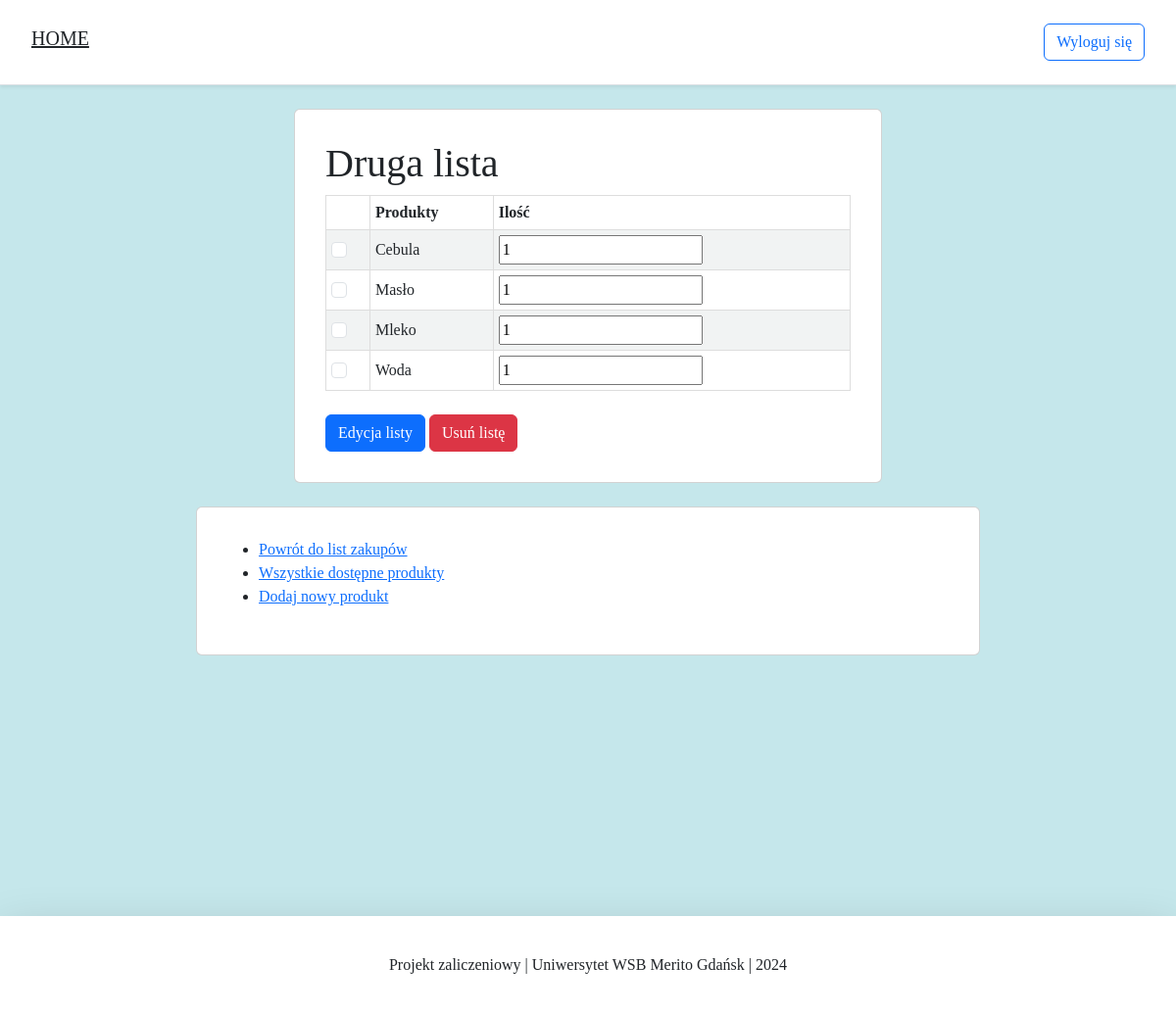
The app's page /2 (signed in) with its own data.
### products/models.py (models this page shows, shortened)
class ShoppingLists(models.Model):
    lists_name = models.CharField(max_length=30, verbose_name="Nazwa listy")
    products = models.ManyToManyField(Products, verbose_name="Produkty")
    class Meta:
        verbose_name_plural = "Listy zakupów"

class Products(models.Model):
    product_name = models.CharField(max_length=30, verbose_name="Nazwa produktu")
    class Meta:
        verbose_name_plural = "Produkty"

### products/views.py (the view)
# urls.py: path('<int:pk>', ShoppingListDetails.as_view(), name='details'),
class ShoppingListDetails(DetailView):
    model = ShoppingLists
    template_name = "list_details.html"
    def get_context_data(self, **kwargs):
        context = super().get_context_data(**kwargs)
        context['products_list'] = Products.objects.filter(shoppinglists=self.object.id).order_by("product_name")
        return context

### products/templates/list_details.html (shortened to what this page needs)
{% extends 'base.html' %}
{% load static %}
{% block content %}
<body>
<div class="container">
    <div class="row justify-content-center">
        <div class="card card-main">
            <div class="card-body">
                <h1> {{ shoppinglists.lists_name }} </h1>
                <table>
                    <tr>
                        <th> </th>
                        <th>Produkty</th>
                        <th>Ilość</th>
                    </tr>
                    {% for product in products_list %}
                    <tr>
                        <td>
                            <div>
                              <input class="form-check-input" type="checkbox" id="checkboxNoLabel" value=""
                                     aria-label="...">
                            </div>
                        </td>
                        <td>{{ product.product_name }}</td>
                        <td>
                            <input type="number" min="1" value="1">
                        </td>
                    </tr>
                    {% empty %}
                    <tr>
                    <td>Brak produktów</td>
                    </tr>
                    {% endfor %}
                </table>
                <br>
                <a href="{% url 'change' shoppinglists.id %}" class="btn btn-primary">Edycja listy</a>
                <a href="{% url 'delete' shoppinglists.id %}" class="btn btn-danger">Usuń listę</a>
            </div>
        </div>
    </div>
</div>
<div class="container mt-4">
    <div class="row justify-content-center">
        <div class="card card-navigate">
            <div class="card-body">
                <ul>
                    <li><a href="{% url 'shopping_list' %}">Powrót do list zakupów</a></li>
                    <li><a href="{% url 'products' %}">Wszystkie dostępne produkty</a></li>
                    <li><a href="{% url 'product_create' %}">Dodaj nowy produkt</a></li>
                </ul>
            </div>
        </div>
    </div>
</div>
</body>
{% endblock content %}

### products/templates/snippets/base_css.html (style rules this page uses)
body { background-color: #c5e7eb; font-family: "Segue UI"; font-weight: 380; }
:root { --main-background-color: #c5e7eb; --dark-background-color: #a3d4e3; --secondary-text-color: #808080; --light-primary-text-color: #0080ff; }

### products/templates/list_details.html (style rules this page uses)
.card-main { width: 100%; max-width: 600px; padding: 15px; margin: auto; }
.card-navigate { width: 100%; max-width: 800px; padding: 15px; margin: auto; }
table { border-collapse: collapse; width: 100%; }
td, th { border: 1px solid #dddddd; padding: 5px; }
tr:nth-child(even) { background-color: #F1F3F3; }

### records on screen
ShoppingLists: lists_name "Druga lista"
Products: product_name "Cebula"
Products: product_name "Masło"
Products: product_name "Mleko"
Products: product_name "Woda"
